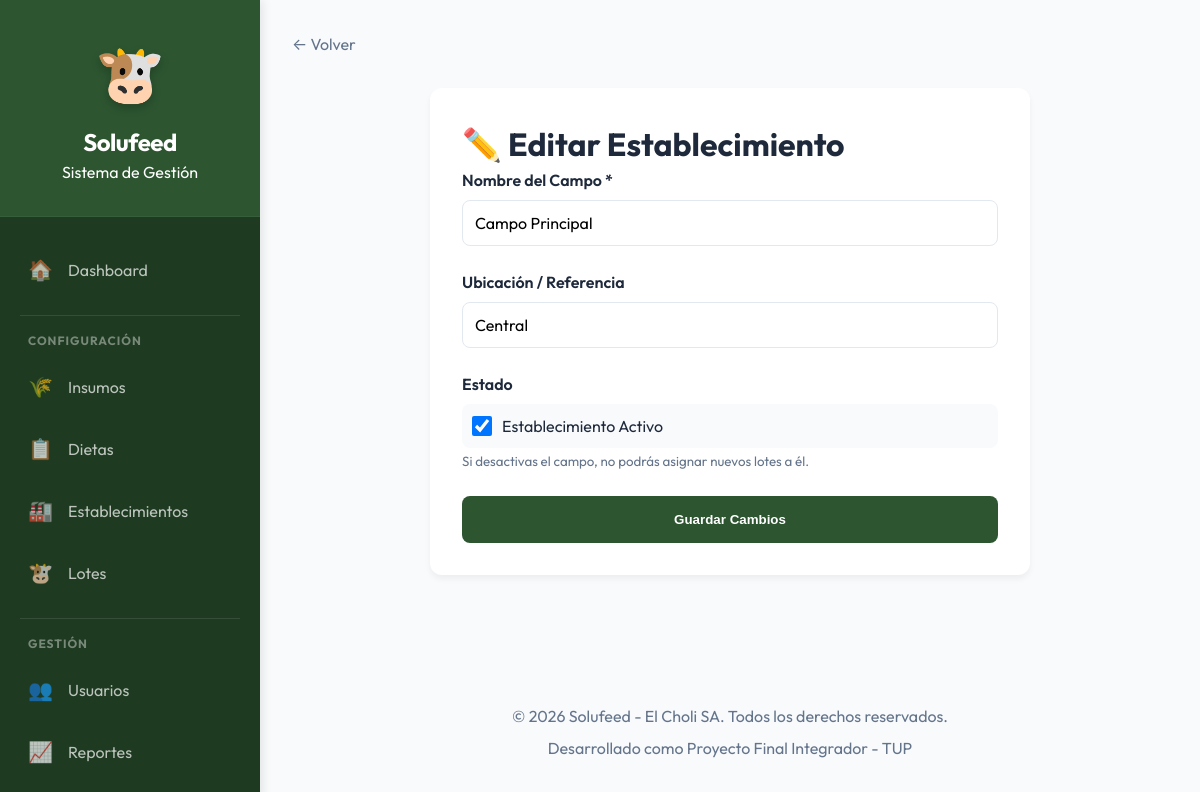
Page /admin/establecimientos/editar.php?id=1 (signed in) on the committed database.
### tables this page shows
CREATE TABLE IF NOT EXISTS `campo` (
  `id_campo` INT(11) NOT NULL AUTO_INCREMENT,
  `nombre` VARCHAR(100) NOT NULL COMMENT 'Nombre del establecimiento (ej: Campo Norte)',
  `ubicacion` VARCHAR(255) NULL COMMENT 'Ubicación física o coordenadas',
  `activo` TINYINT(1) NOT NULL DEFAULT 1 COMMENT '1=Activo, 0=Inactivo',
  `fecha_creacion` DATETIME NOT NULL DEFAULT CURRENT_TIMESTAMP,
  PRIMARY KEY (`id_campo`)
);

### includes/functions.php (called while the page is built, shortened)
<?php
function safe_return_to($dest, $fallback = null) {
    $fallback = is_string($fallback) && $fallback !== '' ? $fallback : (BASE_URL . '/admin/campo/historial.php');
    $dest = trim($dest);
    $dest = str_replace(["\r", "\n"], '', $dest);
    if ($dest === '') return $fallback;
    return $fallback;
}
?>

### admin/establecimientos/editar.php (the view, shortened to what this page needs)
<?php
require_once '../../includes/functions.php';
$id = (int)($_GET['id'] ?? 0);
$return_to = isset($_GET['return_to']) ? (string)$_GET['return_to'] : '';
$db = getConnection();
$back_url = safe_return_to($return_to, BASE_URL . '/admin/establecimientos/listar.php');
$stmt = $db->prepare("SELECT * FROM campo WHERE id_campo = ?");
$stmt->execute([$id]);
$campo = $stmt->fetch();
?>
<?php
require_once '../../includes/header.php';
?>
<div class="container">
        <a href="<?php echo htmlspecialchars($back_url, ENT_QUOTES, 'UTF-8'); ?>" style="text-decoration: none; color: var(--text-muted);">← Volver</a>
        <div class="form-container">
            <h1 style="margin-top: 0;">✏️ Editar Establecimiento</h1>
            <form method="POST">
                <div class="form-group">
                    <label>Nombre del Campo *</label>
                    <input type="text" name="nombre" required value="<?php echo htmlspecialchars($campo['nombre']); ?>">
                </div>
                <div class="form-group">
                    <label>Ubicación / Referencia</label>
                    <input type="text" name="ubicacion" value="<?php echo htmlspecialchars($campo['ubicacion']); ?>">
                </div>
                <div class="form-group">
                    <label>Estado</label>
                    <div class="status-toggle">
                        <input type="checkbox" name="activo" id="activo" value="1" <?php echo $campo['activo'] ? 'checked' : ''; ?> style="width: 20px; height: 20px;">
                        <label for="activo" style="margin: 0; font-weight: normal;">Establecimiento Activo</label>
                    </div>
                    <small style="color: var(--text-muted);">Si desactivas el campo, no podrás asignar nuevos lotes a él.</small>
                </div>
                <button type="submit" class="btn-submit">Guardar Cambios</button>
            </form>
        </div>
    </div>
<?php require_once '../../includes/footer.php'; ?>

### assets/css/main.css (style rules this page uses)
:root { --primary: #2c5530; --primary-light: #3d7043; --primary-dark: #1e3a21; --secondary: #1e6091; --accent: #f4a261; --success: #28a745; --danger: #dc3545; --warning: #ffc107; --info: #17a2b8; --bg-main: #f8fafc; --surface: #ffffff; --border: #e2e8f0; --text-main: #1e293b; --text-muted: #64748b; --text-on-primary: #ffffff; --shadow-sm: 0 1px 3px rgba(0, 0, 0, 0.12); --shadow-md: 0 4px 6px -1px rgba(0, 0, 0, 0.1), 0 2px 4px -1px rgba(0, 0, 0, 0.06); --shadow-lg: 0 10px 15px -3px rgba(0, 0, 0, 0.1), 0 4px 6px -2px rgba(0, 0, 0, 0.05); --radius: 12px; --text: var(--text-main); --shadow: var(--shadow-md); --bg-glass: rgba(255, 255, 255, 0.85); --accent-color: var(--accent); }
* { margin: 0; padding: 0; box-sizing: border-box; }
body { font-family: 'Outfit', 'Inter', -apple-system, sans-serif; background-color: var(--bg-main); color: var(--text-main); line-height: 1.5; -webkit-font-smoothing: antialiased; }
.form-group { margin-bottom: 1.25rem; }
label { display: block; font-weight: 600; margin-bottom: 0.5rem; color: var(--text-main); }
input[type="text"], input[type="number"], input[type="date"], input[type="time"], input[type="email"], input[type="password"], select, textarea { width: 100%; padding: 0.75rem 1rem; border: 1px solid var(--border); border-radius: 8px; font-family: inherit; font-size: 1rem; transition: border-color 0.2s ease, box-shadow 0.2s ease; }

### admin/establecimientos/editar.php (style rules this page uses)
.form-container { max-width: 600px; margin: 2rem auto; background: white; padding: 2rem; border-radius: 12px; box-shadow: 0 4px 6px rgba(0,0,0,0.05); }
.form-group { margin-bottom: 1.5rem; }
.form-group label { display: block; margin-bottom: 0.5rem; font-weight: 600; }
.form-group input[type="text"] { width: 100%; padding: 0.75rem; border: 1px solid #e2e8f0; border-radius: 8px; }
.btn-submit { width: 100%; padding: 1rem; background: var(--primary); color: white; border: none; border-radius: 8px; font-weight: bold; cursor: pointer; }
.status-toggle { display: flex; align-items: center; gap: 10px; padding: 10px; background: #f8fafc; border-radius: 8px; }

### rows in the picture
campo: nombre "Campo Principal", ubicacion "Central", activo "☑"
